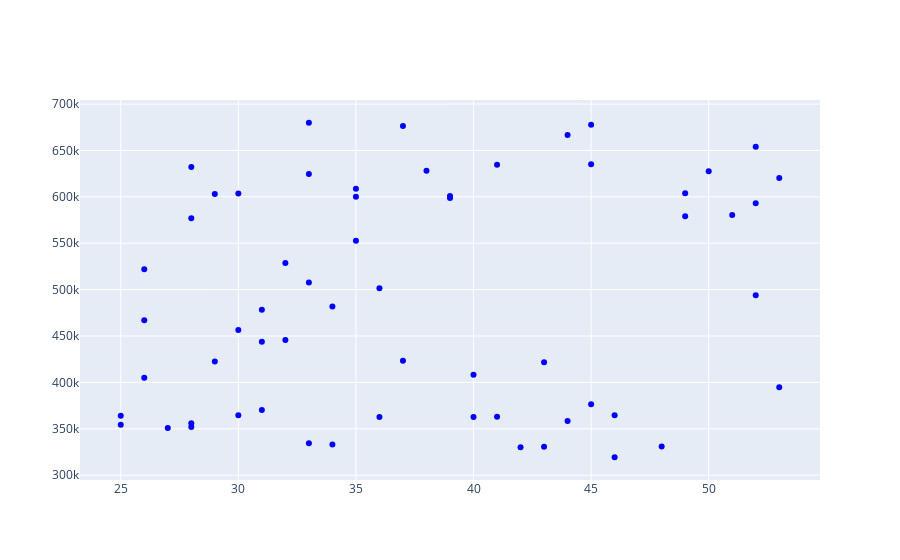

Here is the notebook cell this chart was saved with:
### Code cell
#Next we will create a scatter plot by using the add_trace function and use the go.scatter() function within it
# In go.Scatter we define the x-axis data,y-axis data and define the mode as markers with color of the marker as blue
fig.add_trace(go.Scatter(x=age_array, y=income_array, mode='markers', marker=dict(color='blue')))

### Figure 1 — Plotly figure (JSON) as saved in the notebook; plotly's stock layout.template omitted (floating-point values rounded to 4 significant figures)
{"data": [{"marker": {"color": "blue"}, "mode": "markers", "type": "scatter", "x": [50, 33, 37, 35, 53, 45, 35, 29, 52, 28, 48, 37, 33, 49, 30, 39, 41, 30, 31, 26, 46, 52, 44, 52, 34, 43, 34, 49, 41, 44, 53, 43, 26, 25, 32, 30, 29, 45, 40, 42, 28, 51, 40, 35, 45, 27, 39, 46, 36, 32, 28, 33, 25, 31, 33, 36, 38, 26, 28, 31], "y": [627561, 334488, 423405, 608706, 620355, 635065, 600162, 603038, 653881, 351838, 330874, 676260, 507684, 579047, 364521, 598876, 362964, 456343, 443925, 522053, 319320, 593215, 358324, 493920, 481699, 330728, 333112, 603960, 634698, 666525, 394821, 421822, 405029, 354425, 445824, 603730, 422589, 376531, 408360, 330142, 356011, 580516, 362677, 552769, 677710, 350946, 600880, 364614, 362707, 528751, 576788, 679852, 364179, 478260, 624739, 501579, 628245, 467005, 632168, 370227]}], "layout": {}}
